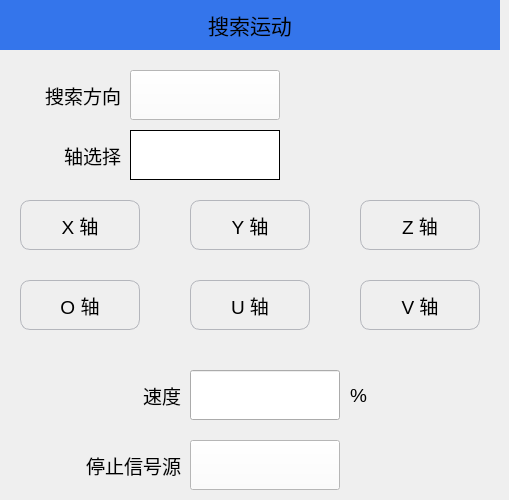
   <widget class="QWidget" name="page_16">
    <widget class="QLabel" name="label_29">
     <property name="geometry">
      <rect>
       <x>0</x>
       <y>0</y>
       <width>500</width>
       <height>50</height>
      </rect>
     </property>
     <property name="minimumSize">
      <size>
       <width>500</width>
       <height>50</height>
      </size>
     </property>
     <property name="maximumSize">
      <size>
       <width>500</width>
       <height>50</height>
      </size>
     </property>
     <property name="font">
      <font>
       <pointsize>16</pointsize>
      </font>
     </property>
     <property name="styleSheet">
      <string notr="true">QLabel{background-color:#3475EB;}</string>
     </property>
     <property name="text">
      <string>搜索运动</string>
     </property>
     <property name="alignment">
      <set>Qt::AlignCenter</set>
     </property>
    </widget>
    <widget class="QPushButton" name="Btn_searchMotionY">
     <property name="geometry">
      <rect>
       <x>190</x>
       <y>200</y>
       <width>120</width>
       <height>50</height>
      </rect>
     </property>
     <property name="minimumSize">
      <size>
       <width>120</width>
       <height>50</height>
      </size>
     </property>
     <property name="maximumSize">
      <size>
       <width>120</width>
       <height>50</height>
      </size>
     </property>
     <property name="font">
      <font>
       <pointsize>14</pointsize>
      </font>
     </property>
     <property name="styleSheet">
      <string notr="true">QPushButton
{
    border-style:solid; /*边框风格*/
    border-width:1px;/*边框宽度*/
    border-color:#B4B6BC; /*边框颜色*/
    border-radius:10px; /*边框倒角*/
}
QPushButton:pressed
{
    border-style:outset; /*边框风格*/
    background-color:qlineargradient(x1: 0, y1: 0, x2: 0, y2: 1, stop:0 #00befa, stop: 1 #0160ea);/*背景色*/
    border-width:1px;/*边框宽度*/
    border-color:#0055ff; /*边框颜色*/
    border-radius:10px; /*边框倒角*/
}</string>
     </property>
     <property name="text">
      <string>Y 轴</string>
     </property>
     <property name="iconSize">
      <size>
       <width>50</width>
       <height>50</height>
      </size>
     </property>
    </widget>
    <widget class="QLabel" name="label_87">
     <property name="geometry">
      <rect>
       <x>350</x>
       <y>370</y>
       <width>51</width>
       <height>51</height>
      </rect>
     </property>
     <property name="font">
      <font>
       <pointsize>14</pointsize>
      </font>
     </property>
     <property name="text">
      <string>%</string>
     </property>
    </widget>
    <widget class="QLabel" name="label_88">
     <property name="geometry">
      <rect>
       <x>110</x>
       <y>370</y>
       <width>71</width>
       <height>51</height>
      </rect>
     </property>
     <property name="font">
      <font>
       <pointsize>14</pointsize>
      </font>
     </property>
     <property name="text">
      <string>速度</string>
     </property>
     <property name="alignment">
      <set>Qt::AlignRight|Qt::AlignTrailing|Qt::AlignVCenter</set>
     </property>
    </widget>
    <widget class="QLabel" name="label_89">
     <property name="geometry">
      <rect>
       <x>20</x>
       <y>440</y>
       <width>161</width>
       <height>51</height>
      </rect>
     </property>
     <property name="font">
      <font>
       <pointsize>14</pointsize>
      </font>
     </property>
     <property name="text">
      <string>停止信号源</string>
     </property>
     <property name="alignment">
      <set>Qt::AlignRight|Qt::AlignTrailing|Qt::AlignVCenter</set>
     </property>
    </widget>
    <widget class="QPushButton" name="Btn_searchMotionV">
     <property name="geometry">
      <rect>
       <x>360</x>
       <y>280</y>
       <width>120</width>
       <height>50</height>
      </rect>
     </property>
     <property name="minimumSize">
      <size>
       <width>120</width>
       <height>50</height>
      </size>
     </property>
     <property name="maximumSize">
      <size>
       <width>120</width>
       <height>50</height>
      </size>
     </property>
     <property name="font">
      <font>
       <pointsize>14</pointsize>
      </font>
     </property>
     <property name="styleSheet">
      <string notr="true">QPushButton
{
    border-style:solid; /*边框风格*/
    border-width:1px;/*边框宽度*/
    border-color:#B4B6BC; /*边框颜色*/
    border-radius:10px; /*边框倒角*/
}
QPushButton:pressed
{
    border-style:outset; /*边框风格*/
    background-color:qlineargradient(x1: 0, y1: 0, x2: 0, y2: 1, stop:0 #00befa, stop: 1 #0160ea);/*背景色*/
    border-width:1px;/*边框宽度*/
    border-color:#0055ff; /*边框颜色*/
    border-radius:10px; /*边框倒角*/
}</string>
     </property>
     <property name="text">
      <string>V 轴</string>
     </property>
     <property name="iconSize">
      <size>
       <width>50</width>
       <height>50</height>
      </size>
     </property>
    </widget>
    <widget class="QPushButton" name="Btn_searchMotionU">
     <property name="geometry">
      <rect>
       <x>190</x>
       <y>280</y>
       <width>120</width>
       <height>50</height>
      </rect>
     </property>
     <property name="minimumSize">
      <size>
       <width>120</width>
       <height>50</height>
      </size>
     </property>
     <property name="maximumSize">
      <size>
       <width>120</width>
       <height>50</height>
      </size>
     </property>
     <property name="font">
      <font>
       <pointsize>14</pointsize>
      </font>
     </property>
     <property name="styleSheet">
      <string notr="true">QPushButton
{
    border-style:solid; /*边框风格*/
    border-width:1px;/*边框宽度*/
    border-color:#B4B6BC; /*边框颜色*/
    border-radius:10px; /*边框倒角*/
}
QPushButton:pressed
{
    border-style:outset; /*边框风格*/
    background-color:qlineargradient(x1: 0, y1: 0, x2: 0, y2: 1, stop:0 #00befa, stop: 1 #0160ea);/*背景色*/
    border-width:1px;/*边框宽度*/
    border-color:#0055ff; /*边框颜色*/
    border-radius:10px; /*边框倒角*/
}</string>
     </property>
     <property name="text">
      <string>U 轴</string>
     </property>
     <property name="iconSize">
      <size>
       <width>50</width>
       <height>50</height>
      </size>
     </property>
    </widget>
    <widget class="QPushButton" name="Btn_searchMotionZ">
     <property name="geometry">
      <rect>
       <x>360</x>
       <y>200</y>
       <width>120</width>
       <height>50</height>
      </rect>
     </property>
     <property name="minimumSize">
      <size>
       <width>120</width>
       <height>50</height>
      </size>
     </property>
     <property name="maximumSize">
      <size>
       <width>120</width>
       <height>50</height>
      </size>
     </property>
     <property name="font">
      <font>
       <pointsize>14</pointsize>
      </font>
     </property>
     <property name="styleSheet">
      <string notr="true">QPushButton
{
    border-style:solid; /*边框风格*/
    border-width:1px;/*边框宽度*/
    border-color:#B4B6BC; /*边框颜色*/
    border-radius:10px; /*边框倒角*/
}
QPushButton:pressed
{
    border-style:outset; /*边框风格*/
    background-color:qlineargradient(x1: 0, y1: 0, x2: 0, y2: 1, stop:0 #00befa, stop: 1 #0160ea);/*背景色*/
    border-width:1px;/*边框宽度*/
    border-color:#0055ff; /*边框颜色*/
    border-radius:10px; /*边框倒角*/
}</string>
     </property>
     <property name="text">
      <string>Z 轴</string>
     </property>
     <property name="iconSize">
      <size>
       <width>50</width>
       <height>50</height>
      </size>
     </property>
    </widget>
    <widget class="QLineEdit" name="Edit_searchMotionSpeed">
     <property name="geometry">
      <rect>
       <x>190</x>
       <y>370</y>
       <width>150</width>
       <height>50</height>
      </rect>
     </property>
     <property name="minimumSize">
      <size>
       <width>150</width>
       <height>50</height>
      </size>
     </property>
     <property name="maximumSize">
      <size>
       <width>150</width>
       <height>50</height>
      </size>
     </property>
     <property name="font">
      <font>
       <pointsize>14</pointsize>
      </font>
     </property>
    </widget>
    <widget class="QPushButton" name="Btn_searchMotionO">
     <property name="geometry">
      <rect>
       <x>20</x>
       <y>280</y>
       <width>120</width>
       <height>50</height>
      </rect>
     </property>
     <property name="minimumSize">
      <size>
       <width>120</width>
       <height>50</height>
      </size>
     </property>
     <property name="maximumSize">
      <size>
       <width>120</width>
       <height>50</height>
      </size>
     </property>
     <property name="font">
      <font>
       <pointsize>14</pointsize>
      </font>
     </property>
     <property name="styleSheet">
      <string notr="true">QPushButton
{
    border-style:solid; /*边框风格*/
    border-width:1px;/*边框宽度*/
    border-color:#B4B6BC; /*边框颜色*/
    border-radius:10px; /*边框倒角*/
}
QPushButton:pressed
{
    border-style:outset; /*边框风格*/
    background-color:qlineargradient(x1: 0, y1: 0, x2: 0, y2: 1, stop:0 #00befa, stop: 1 #0160ea);/*背景色*/
    border-width:1px;/*边框宽度*/
    border-color:#0055ff; /*边框颜色*/
    border-radius:10px; /*边框倒角*/
}</string>
     </property>
     <property name="text">
      <string>O 轴</string>
     </property>
     <property name="iconSize">
      <size>
       <width>50</width>
       <height>50</height>
      </size>
     </property>
    </widget>
    <widget class="QLabel" name="label_90">
     <property name="geometry">
      <rect>
       <x>40</x>
       <y>130</y>
       <width>81</width>
       <height>51</height>
      </rect>
     </property>
     <property name="font">
      <font>
       <pointsize>14</pointsize>
      </font>
     </property>
     <property name="text">
      <string>轴选择</string>
     </property>
     <property name="alignment">
      <set>Qt::AlignRight|Qt::AlignTrailing|Qt::AlignVCenter</set>
     </property>
    </widget>
    <widget class="QPushButton" name="Btn_searchMotionX">
     <property name="geometry">
      <rect>
       <x>20</x>
       <y>200</y>
       <width>120</width>
       <height>50</height>
      </rect>
     </property>
     <property name="minimumSize">
      <size>
       <width>120</width>
       <height>50</height>
      </size>
     </property>
     <property name="maximumSize">
      <size>
       <width>120</width>
       <height>50</height>
      </size>
     </property>
     <property name="font">
      <font>
       <pointsize>14</pointsize>
      </font>
     </property>
     <property name="styleSheet">
      <string notr="true">QPushButton
{
    border-style:solid; /*边框风格*/
    border-width:1px;/*边框宽度*/
    border-color:#B4B6BC; /*边框颜色*/
    border-radius:10px; /*边框倒角*/
}
QPushButton:pressed
{
    border-style:outset; /*边框风格*/
    background-color:qlineargradient(x1: 0, y1: 0, x2: 0, y2: 1, stop:0 #00befa, stop: 1 #0160ea);/*背景色*/
    border-width:1px;/*边框宽度*/
    border-color:#0055ff; /*边框颜色*/
    border-radius:10px; /*边框倒角*/
}</string>
     </property>
     <property name="text">
      <string>X 轴</string>
     </property>
     <property name="iconSize">
      <size>
       <width>50</width>
       <height>50</height>
      </size>
     </property>
    </widget>
    <widget class="QLabel" name="label_91">
     <property name="geometry">
      <rect>
       <x>0</x>
       <y>70</y>
       <width>121</width>
       <height>51</height>
      </rect>
     </property>
     <property name="font">
      <font>
       <pointsize>14</pointsize>
      </font>
     </property>
     <property name="text">
      <string>搜索方向</string>
     </property>
     <property name="alignment">
      <set>Qt::AlignRight|Qt::AlignTrailing|Qt::AlignVCenter</set>
     </property>
    </widget>
    <widget class="QPushButton" name="Btn_searchMotionDirection">
     <property name="geometry">
      <rect>
       <x>130</x>
       <y>70</y>
       <width>150</width>
       <height>50</height>
      </rect>
     </property>
     <property name="minimumSize">
      <size>
       <width>150</width>
       <height>50</height>
      </size>
     </property>
     <property name="maximumSize">
      <size>
       <width>150</width>
       <height>50</height>
      </size>
     </property>
     <property name="font">
      <font>
       <pointsize>14</pointsize>
      </font>
     </property>
     <property name="styleSheet">
      <string notr="true">background-color:white;</string>
     </property>
     <property name="text">
      <string/>
     </property>
    </widget>
    <widget class="QLabel" name="label_searchMotionSel">
     <property name="geometry">
      <rect>
       <x>130</x>
       <y>130</y>
       <width>150</width>
       <height>50</height>
      </rect>
     </property>
     <property name="minimumSize">
      <size>
       <width>150</width>
       <height>50</height>
      </size>
     </property>
     <property name="maximumSize">
      <size>
       <width>150</width>
       <height>50</height>
      </size>
     </property>
     <property name="font">
      <font>
       <pointsize>12</pointsize>
      </font>
     </property>
     <property name="styleSheet">
      <string notr="true">background-color:white;
border-style:solid; /*边框风格*/
border-width:1px;/*边框宽度*/
border-color:black; /*边框颜色*/
</string>
     </property>
     <property name="text">
      <string/>
     </property>
     <property name="alignment">
      <set>Qt::AlignCenter</set>
     </property>
    </widget>
    <widget class="QPushButton" name="Btn_searchMotionPauseSouce">
     <property name="geometry">
      <rect>
       <x>190</x>
       <y>440</y>
       <width>150</width>
       <height>50</height>
      </rect>
     </property>
     <property name="minimumSize">
      <size>
       <width>150</width>
       <height>50</height>
      </size>
     </property>
     <property name="maximumSize">
      <size>
       <width>150</width>
       <height>50</height>
      </size>
     </property>
     <property name="font">
      <font>
       <pointsize>14</pointsize>
      </font>
     </property>
     <property name="styleSheet">
      <string notr="true">background-color:white;</string>
     </property>
     <property name="text">
      <string/>
     </property>
    </widget>
   </widget>
